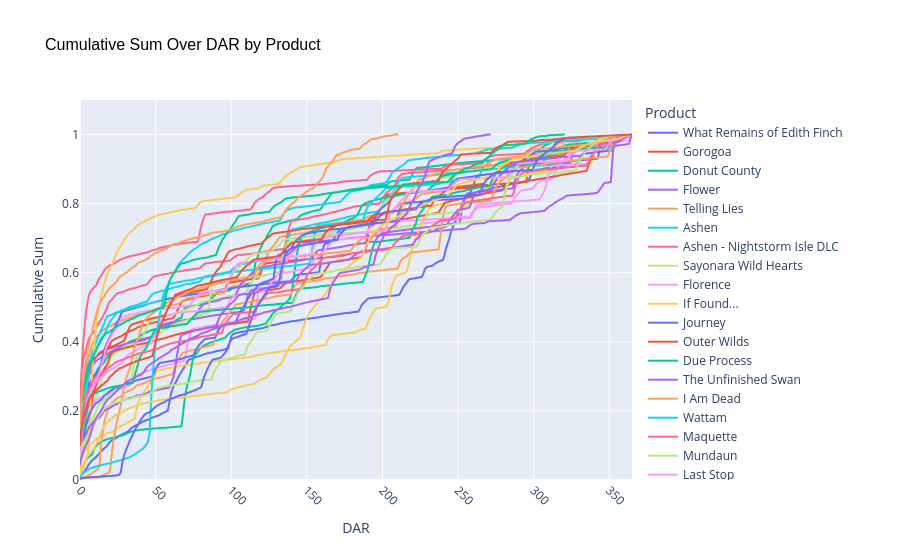

The notebook cell this image was saved under:
### Code cell
import plotly.express as px

# Create interactive plot
fig = px.line(
    df_combined,
    x="DAR",
    y="prop_of_total",
    color="product",
    title="Cumulative Sum Over DAR by Product",
    labels={"DAR": "DAR", "Cumulative Sum": "Cumulative Sum", "product": "Product"},
    line_shape="linear"
)

# Improve layout
fig.update_layout(
    xaxis_title="DAR",
    yaxis_title="Cumulative Sum",
    title_font=dict(size=16, family="Arial", color="black"),
    legend_title_text="Product",
    xaxis=dict(tickangle=45, range=[0,365]),
    yaxis=dict(range=[0, 1.1])
)

# Show interactive plot
fig.show()

### Figure 1 — Plotly figure (JSON) as saved in the notebook; plotly's stock layout.template omitted (floating-point values rounded to 4 significant figures; data arrays with more than 128 entries replaced by an {"elided": "..."} marker saying what was removed)
{"data": [{"hovertemplate": "Product=What Remains of Edith Finch<br>DAR=%{x}<br>prop_of_total=%{y}<extra></extra>", "legendgroup": "What Remains of Edith Finch", "line": {"color": "#636efa", "dash": "solid", "shape": "linear"}, "marker": {"symbol": "circle"}, "mode": "lines", "name": "What Remains of Edith Finch", "showlegend": true, "type": "scattergl", "x": {"elided": "366 int values"}, "xaxis": "x", "y": {"elided": "366 float values"}, "yaxis": "y"}, {"hovertemplate": "Product=Gorogoa<br>DAR=%{x}<br>prop_of_total=%{y}<extra></extra>", "legendgroup": "Gorogoa", "line": {"color": "#EF553B", "dash": "solid", "shape": "linear"}, "marker": {"symbol": "circle"}, "mode": "lines", "name": "Gorogoa", "showlegend": true, "type": "scattergl", "x": {"elided": "366 int values"}, "xaxis": "x", "y": {"elided": "366 float values"}, "yaxis": "y"}, {"hovertemplate": "Product=Donut County<br>DAR=%{x}<br>prop_of_total=%{y}<extra></extra>", "legendgroup": "Donut County", "line": {"color": "#00cc96", "dash": "solid", "shape": "linear"}, "marker": {"symbol": "circle"}, "mode": "lines", "name": "Donut County", "showlegend": true, "type": "scattergl", "x": {"elided": "366 int values"}, "xaxis": "x", "y": {"elided": "366 float values"}, "yaxis": "y"}, {"hovertemplate": "Product=Flower<br>DAR=%{x}<br>prop_of_total=%{y}<extra></extra>", "legendgroup": "Flower", "line": {"color": "#ab63fa", "dash": "solid", "shape": "linear"}, "marker": {"symbol": "circle"}, "mode": "lines", "name": "Flower", "showlegend": true, "type": "scattergl", "x": {"elided": "366 int values"}, "xaxis": "x", "y": {"elided": "366 float values"}, "yaxis": "y"}, {"hovertemplate": "Product=Telling Lies<br>DAR=%{x}<br>prop_of_total=%{y}<extra></extra>", "legendgroup": "Telling Lies", "line": {"color": "#FFA15A", "dash": "solid", "shape": "linear"}, "marker": {"symbol": "circle"}, "mode": "lines", "name": "Telling Lies", "showlegend": true, "type": "scattergl", "x": {"elided": "366 int values"}, "xaxis": "x", "y": {"elided": "366 float values"}, "yaxis": "y"}, {"hovertemplate": "Product=Ashen<br>DAR=%{x}<br>prop_of_total=%{y}<extra></extra>", "legendgroup": "Ashen", "line": {"color": "#19d3f3", "dash": "solid", "shape": "linear"}, "marker": {"symbol": "circle"}, "mode": "lines", "name": "Ashen", "showlegend": true, "type": "scattergl", "x": {"elided": "366 int values"}, "xaxis": "x", "y": {"elided": "366 float values"}, "yaxis": "y"}, {"hovertemplate": "Product=Ashen - Nightstorm Isle DLC<br>DAR=%{x}<br>prop_of_total=%{y}<extra></extra>", "legendgroup": "Ashen - Nightstorm Isle DLC", "line": {"color": "#FF6692", "dash": "solid", "shape": "linear"}, "marker": {"symbol": "circle"}, "mode": "lines", "name": "Ashen - Nightstorm Isle DLC", "showlegend": true, "type": "scattergl", "x": {"elided": "366 int values"}, "xaxis": "x", "y": {"elided": "366 float values"}, "yaxis": "y"}, {"hovertemplate": "Product=Sayonara Wild Hearts<br>DAR=%{x}<br>prop_of_total=%{y}<extra></extra>", "legendgroup": "Sayonara Wild Hearts", "line": {"color": "#B6E880", "dash": "solid", "shape": "linear"}, "marker": {"symbol": "circle"}, "mode": "lines", "name": "Sayonara Wild Hearts", "showlegend": true, "type": "scattergl", "x": {"elided": "366 int values"}, "xaxis": "x", "y": {"elided": "366 float values"}, "yaxis": "y"}, {"hovertemplate": "Product=Florence<br>DAR=%{x}<br>prop_of_total=%{y}<extra></extra>", "legendgroup": "Florence", "line": {"color": "#FF97FF", "dash": "solid", "shape": "linear"}, "marker": {"symbol": "circle"}, "mode": "lines", "name": "Florence", "showlegend": true, "type": "scattergl", "x": {"elided": "366 int values"}, "xaxis": "x", "y": {"elided": "366 float values"}, "yaxis": "y"}, {"hovertemplate": "Product=If Found...<br>DAR=%{x}<br>prop_of_total=%{y}<extra></extra>", "legendgroup": "If Found...", "line": {"color": "#FECB52", "dash": "solid", "shape": "linear"}, "marker": {"symbol": "circle"}, "mode": "lines", "name": "If Found...", "showlegend": true, "type": "scattergl", "x": {"elided": "366 int values"}, "xaxis": "x", "y": {"elided": "366 float values"}, "yaxis": "y"}, {"hovertemplate": "Product=Journey<br>DAR=%{x}<br>prop_of_total=%{y}<extra></extra>", "legendgroup": "Journey", "line": {"color": "#636efa", "dash": "solid", "shape": "linear"}, "marker": {"symbol": "circle"}, "mode": "lines", "name": "Journey", "showlegend": true, "type": "scattergl", "x": {"elided": "366 int values"}, "xaxis": "x", "y": {"elided": "366 float values"}, "yaxis": "y"}, {"hovertemplate": "Product=Outer Wilds<br>DAR=%{x}<br>prop_of_total=%{y}<extra></extra>", "legendgroup": "Outer Wilds", "line": {"color": "#EF553B", "dash": "solid", "shape": "linear"}, "marker": {"symbol": "circle"}, "mode": "lines", "name": "Outer Wilds", "showlegend": true, "type": "scattergl", "x": {"elided": "366 int values"}, "xaxis": "x", "y": {"elided": "366 float values"}, "yaxis": "y"}, {"hovertemplate": "Product=Due Process<br>DAR=%{x}<br>prop_of_total=%{y}<extra></extra>", "legendgroup": "Due Process", "line": {"color": "#00cc96", "dash": "solid", "shape": "linear"}, "marker": {"symbol": "circle"}, "mode": "lines", "name": "Due Process", "showlegend": true, "type": "scattergl", "x": {"elided": "366 int values"}, "xaxis": "x", "y": {"elided": "366 float values"}, "yaxis": "y"}, {"hovertemplate": "Product=The Unfinished Swan<br>DAR=%{x}<br>prop_of_total=%{y}<extra></extra>", "legendgroup": "The Unfinished Swan", "line": {"color": "#ab63fa", "dash": "solid", "shape": "linear"}, "marker": {"symbol": "circle"}, "mode": "lines", "name": "The Unfinished Swan", "showlegend": true, "type": "scattergl", "x": {"elided": "366 int values"}, "xaxis": "x", "y": {"elided": "366 float values"}, "yaxis": "y"}, {"hovertemplate": "Product=I Am Dead<br>DAR=%{x}<br>prop_of_total=%{y}<extra></extra>", "legendgroup": "I Am Dead", "line": {"color": "#FFA15A", "dash": "solid", "shape": "linear"}, "marker": {"symbol": "circle"}, "mode": "lines", "name": "I Am Dead", "showlegend": true, "type": "scattergl", "x": {"elided": "366 int values"}, "xaxis": "x", "y": {"elided": "366 float values"}, "yaxis": "y"}, {"hovertemplate": "Product=Wattam<br>DAR=%{x}<br>prop_of_total=%{y}<extra></extra>", "legendgroup": "Wattam", "line": {"color": "#19d3f3", "dash": "solid", "shape": "linear"}, "marker": {"symbol": "circle"}, "mode": "lines", "name": "Wattam", "showlegend": true, "type": "scattergl", "x": {"elided": "366 int values"}, "xaxis": "x", "y": {"elided": "366 float values"}, "yaxis": "y"}, {"hovertemplate": "Product=Maquette<br>DAR=%{x}<br>prop_of_total=%{y}<extra></extra>", "legendgroup": "Maquette", "line": {"color": "#FF6692", "dash": "solid", "shape": "linear"}, "marker": {"symbol": "circle"}, "mode": "lines", "name": "Maquette", "showlegend": true, "type": "scattergl", "x": {"elided": "366 int values"}, "xaxis": "x", "y": {"elided": "366 float values"}, "yaxis": "y"}, {"hovertemplate": "Product=Mundaun<br>DAR=%{x}<br>prop_of_total=%{y}<extra></extra>", "legendgroup": "Mundaun", "line": {"color": "#B6E880", "dash": "solid", "shape": "linear"}, "marker": {"symbol": "circle"}, "mode": "lines", "name": "Mundaun", "showlegend": true, "type": "scattergl", "x": {"elided": "366 int values"}, "xaxis": "x", "y": {"elided": "366 float values"}, "yaxis": "y"}, {"hovertemplate": "Product=Last Stop<br>DAR=%{x}<br>prop_of_total=%{y}<extra></extra>", "legendgroup": "Last Stop", "line": {"color": "#FF97FF", "dash": "solid", "shape": "linear"}, "marker": {"symbol": "circle"}, "mode": "lines", "name": "Last Stop", "showlegend": true, "type": "scattergl", "x": {"elided": "366 int values"}, "xaxis": "x", "y": {"elided": "366 float values"}, "yaxis": "y"}, {"hovertemplate": "Product=Twelve Minutes<br>DAR=%{x}<br>prop_of_total=%{y}<extra></extra>", "legendgroup": "Twelve Minutes", "line": {"color": "#FECB52", "dash": "solid", "shape": "linear"}, "marker": {"symbol": "circle"}, "mode": "lines", "name": "Twelve Minutes", "showlegend": true, "type": "scattergl", "x": {"elided": "366 int values"}, "xaxis": "x", "y": {"elided": "366 float values"}, "yaxis": "y"}, {"hovertemplate": "Product=The Artful Escape<br>DAR=%{x}<br>prop_of_total=%{y}<extra></extra>", "legendgroup": "The Artful Escape", "line": {"color": "#636efa", "dash": "solid", "shape": "linear"}, "marker": {"symbol": "circle"}, "mode": "lines", "name": "The Artful Escape", "showlegend": true, "type": "scattergl", "x": {"elided": "366 int values"}, "xaxis": "x", "y": {"elided": "366 float values"}, "yaxis": "y"}, {"hovertemplate": "Product=Outer Wilds - Echoes of the Eye DLC<br>DAR=%{x}<br>prop_of_total=%{y}<extra></extra>", "legendgroup": "Outer Wilds - Echoes of the Eye DLC", "line": {"color": "#EF553B", "dash": "solid", "shape": "linear"}, "marker": {"symbol": "circle"}, "mode": "lines", "name": "Outer Wilds - Echoes of the Eye DLC", "showlegend": true, "type": "scattergl", "x": {"elided": "366 int values"}, "xaxis": "x", "y": {"elided": "366 float values"}, "yaxis": "y"}, {"hovertemplate": "Product=The Pathless<br>DAR=%{x}<br>prop_of_total=%{y}<extra></extra>", "legendgroup": "The Pathless", "line": {"color": "#00cc96", "dash": "solid", "shape": "linear"}, "marker": {"symbol": "circle"}, "mode": "lines", "name": "The Pathless", "showlegend": true, "type": "scattergl", "x": {"elided": "366 int values"}, "xaxis": "x", "y": {"elided": "366 float values"}, "yaxis": "y"}, {"hovertemplate": "Product=A Memoir Blue<br>DAR=%{x}<br>prop_of_total=%{y}<extra></extra>", "legendgroup": "A Memoir Blue", "line": {"color": "#ab63fa", "dash": "solid", "shape": "linear"}, "marker": {"symbol": "circle"}, "mode": "lines", "name": "A Memoir Blue", "showlegend": true, "type": "scattergl", "x": {"elided": "366 int values"}, "xaxis": "x", "y": {"elided": "366 float values"}, "yaxis": "y"}, {"hovertemplate": "Product=Neon White<br>DAR=%{x}<br>prop_of_total=%{y}<extra></extra>", "legendgroup": "Neon White", "line": {"color": "#FFA15A", "dash": "solid", "shape": "linear"}, "marker": {"symbol": "circle"}, "mode": "lines", "name": "Neon White", "showlegend": true, "type": "scattergl", "x": {"elided": "366 int values"}, "xaxis": "x", "y": {"elided": "366 float values"}, "yaxis": "y"}, {"hovertemplate": "Product=Stray<br>DAR=%{x}<br>prop_of_total=%{y}<extra></extra>", "legendgroup": "Stray", "line": {"color": "#19d3f3", "dash": "solid", "shape": "linear"}, "marker": {"symbol": "circle"}, "mode": "lines", "name": "Stray", "showlegend": true, "type": "scattergl", "x": {"elided": "366 int values"}, "xaxis": "x", "y": {"elided": "366 float values"}, "yaxis": "y"}, {"hovertemplate": "Product=Hohokum<br>DAR=%{x}<br>prop_of_total=%{y}<extra></extra>", "legendgroup": "Hohokum", "line": {"color": "#FF6692", "dash": "solid", "shape": "linear"}, "marker": {"symbol": "circle"}, "mode": "lines", "name": "Hohokum", "showlegend": true, "type": "scattergl", "x": {"elided": "366 int values"}, "xaxis": "x", "y": {"elided": "366 float values"}, "yaxis": "y"}, {"hovertemplate": "Product=Hindsight<br>DAR=%{x}<br>prop_of_total=%{y}<extra></extra>", "legendgroup": "Hindsight", "line": {"color": "#B6E880", "dash": "solid", "shape": "linear"}, "marker": {"symbol": "circle"}, "mode": "lines", "name": "Hindsight", "showlegend": true, "type": "scattergl", "x": {"elided": "366 int values"}, "xaxis": "x", "y": {"elided": "366 float values"}, "yaxis": "y"}, {"hovertemplate": "Product=Solar Ash<br>DAR=%{x}<br>prop_of_total=%{y}<extra></extra>", "legendgroup": "Solar Ash", "line": {"color": "#FF97FF", "dash": "solid", "shape": "linear"}, "marker": {"symbol": "circle"}, "mode": "lines", "name": "Solar Ash", "showlegend": true, "type": "scattergl", "x": {"elided": "366 int values"}, "xaxis": "x", "y": {"elided": "366 float values"}, "yaxis": "y"}, {"hovertemplate": "Product=Storyteller<br>DAR=%{x}<br>prop_of_total=%{y}<extra></extra>", "legendgroup": "Storyteller", "line": {"color": "#FECB52", "dash": "solid", "shape": "linear"}, "marker": {"symbol": "circle"}, "mode": "lines", "name": "Storyteller", "showlegend": true, "type": "scattergl", "x": {"elided": "366 int values"}, "xaxis": "x", "y": {"elided": "366 float values"}, "yaxis": "y"}, {"hovertemplate": "Product=Cocoon<br>DAR=%{x}<br>prop_of_total=%{y}<extra></extra>", "legendgroup": "Cocoon", "line": {"color": "#636efa", "dash": "solid", "shape": "linear"}, "marker": {"symbol": "circle"}, "mode": "lines", "name": "Cocoon", "showlegend": true, "type": "scattergl", "x": {"elided": "366 int values"}, "xaxis": "x", "y": {"elided": "366 float values"}, "yaxis": "y"}, {"hovertemplate": "Product=Thirsty Suitors<br>DAR=%{x}<br>prop_of_total=%{y}<extra></extra>", "legendgroup": "Thirsty Suitors", "line": {"color": "#EF553B", "dash": "solid", "shape": "linear"}, "marker": {"symbol": "circle"}, "mode": "lines", "name": "Thirsty Suitors", "showlegend": true, "type": "scattergl", "x": {"elided": "366 int values"}, "xaxis": "x", "y": {"elided": "366 float values"}, "yaxis": "y"}, {"hovertemplate": "Product=Open Roads<br>DAR=%{x}<br>prop_of_total=%{y}<extra></extra>", "legendgroup": "Open Roads", "line": {"color": "#00cc96", "dash": "solid", "shape": "linear"}, "marker": {"symbol": "circle"}, "mode": "lines", "name": "Open Roads", "showlegend": true, "type": "scattergl", "x": {"elided": "321 int values"}, "xaxis": "x", "y": {"elided": "321 float values"}, "yaxis": "y"}, {"hovertemplate": "Product=Lorelei and the Laser Eyes<br>DAR=%{x}<br>prop_of_total=%{y}<extra></extra>", "legendgroup": "Lorelei and the Laser Eyes", "line": {"color": "#ab63fa", "dash": "solid", "shape": "linear"}, "marker": {"symbol": "circle"}, "mode": "lines", "name": "Lorelei and the Laser Eyes", "showlegend": true, "type": "scattergl", "x": {"elided": "272 int values"}, "xaxis": "x", "y": {"elided": "272 float values"}, "yaxis": "y"}, {"hovertemplate": "Product=Flock<br>DAR=%{x}<br>prop_of_total=%{y}<extra></extra>", "legendgroup": "Flock", "line": {"color": "#FFA15A", "dash": "solid", "shape": "linear"}, "marker": {"symbol": "circle"}, "mode": "lines", "name": "Flock", "showlegend": true, "type": "scattergl", "x": {"elided": "211 int values"}, "xaxis": "x", "y": {"elided": "211 float values"}, "yaxis": "y"}], "layout": {"autosize": true, "legend": {"title": {"text": "Product"}, "tracegroupgap": 0}, "title": {"font": {"color": "black", "family": "Arial", "size": 16}, "text": "Cumulative Sum Over DAR by Product"}, "xaxis": {"anchor": "y", "domain": [0, 1], "range": [0, 365], "tickangle": 45, "title": {"text": "DAR"}, "type": "linear"}, "yaxis": {"anchor": "x", "domain": [0, 1], "range": [0, 1.1], "title": {"text": "Cumulative Sum"}, "type": "linear"}}}
